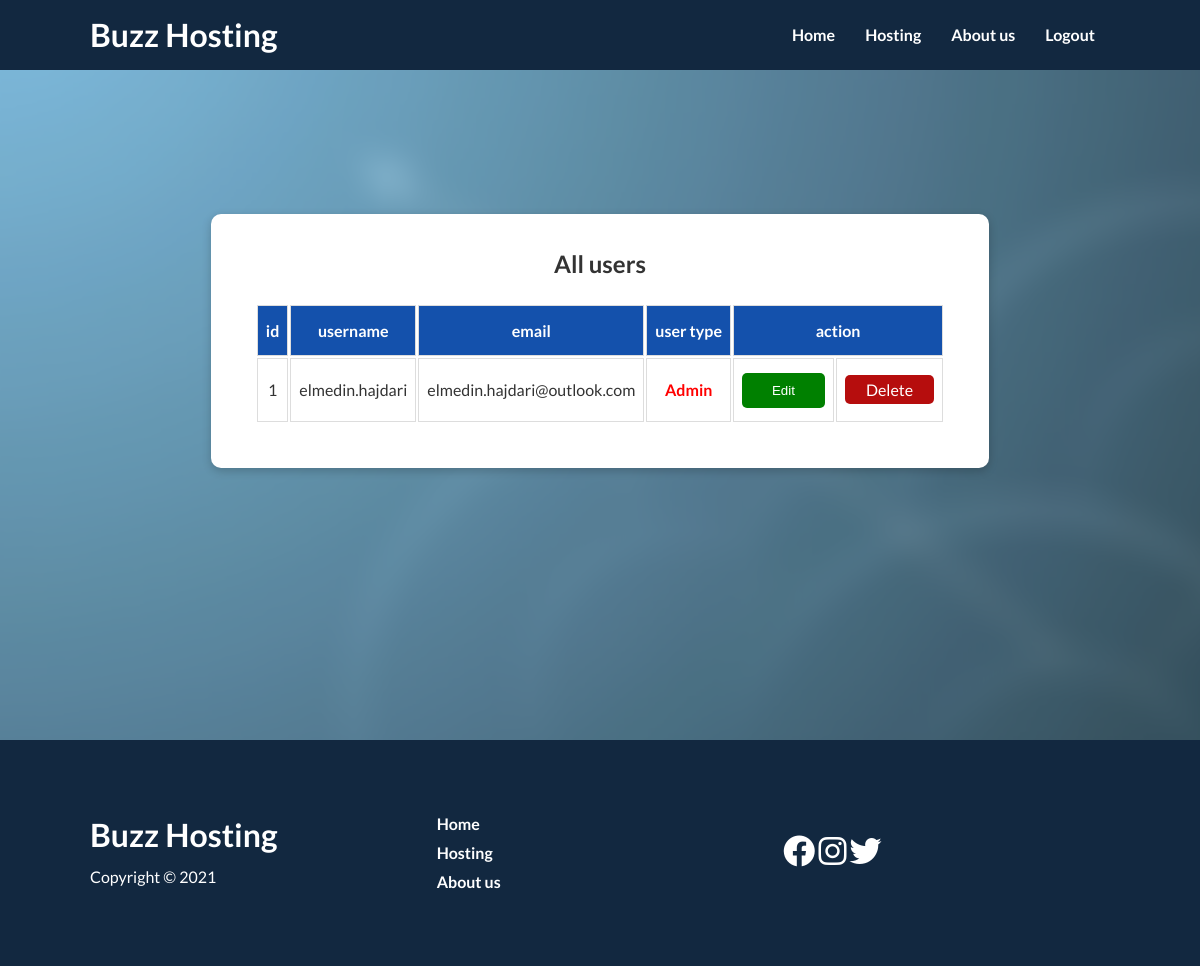
The app's page /adminpanel.php (signed in) with its own data.
### tables this page shows
CREATE TABLE `users` (
  `id` int(11) NOT NULL,
  `username` varchar(255) NOT NULL,
  `email` varchar(255) NOT NULL,
  `password` varchar(255) NOT NULL,
  `user_role` varchar(255) NOT NULL
);

### adminpanel.php (the view, shortened to what this page needs)
<?php
include('./include/server.php');
?>
<!DOCTYPE html>
<html lang="en">
<head>
    <link rel="stylesheet" href="https://cdnjs.cloudflare.com/ajax/libs/font-awesome/6.0.0-beta3/css/all.min.css" />
    <link rel="stylesheet" href="css/style.css">
    <link rel="stylesheet" href="css/utilities.css">
</head>
<body style="background-image: url('./images/apanel.png');">
    <?php include('./include/header.php')  ?>
    <div class="jobap py-5 my-5">
        <div class="card panel m-1 text-center ">
            <center class="my-1">
                <h2>All users </h2>
            </center>
            <table class="m-2 customers">
                <thead>
                    <th>id</th>
                    <th>username</th>
                    <th>email</th>
                    <th>user type</th>
                    <th colspan="2">action</th>
                </thead>
                <tbody>
                    <?php $reg_users = mysqli_query($db, "SELECT * FROM `users`") or die('query failed');
                    if (mysqli_num_rows($reg_users) > 0) {
                        while ($fetch_users = mysqli_fetch_assoc($reg_users)) { ?>
                            <tr>
                                <td><?php echo $fetch_users['id']; ?></td>
                                <td><?php echo $fetch_users['username']; ?></td>
                                <td><?php echo $fetch_users['email']; ?></td>
                                <td><?php
                                    if ($fetch_users['user_role'] == 'admin') {
                                    ?> <p class="colorred"><strong>Admin</strong></p> <?php
                                                                                    } else {
                                                                                        ?> <p><strong>User</strong></p> <?php
                                                                                    } ?>
                                <td>
                                    <form method="post" action="adminpanel.php">
                                        <input type="submit" class="btn btn-danger" value="Edit" name="edit_user" class="text-light">
                                    </form>
                                </td>
                                <td><a href="adminpanel.php?removeuser=<?php echo $fetch_users['id']; ?>" class="btn-delete" onclick="return confirm('remove user from database?');">Delete</a></td>
                            </tr>
                    <?php }
                    } ?>
                </tbody>
            </table>
        </div>
    </div>
    <div class="py-5"></div>
    <?php include('include/footer.php')  ?>
</body>
</html>

### css/style.css (style rules this page uses)
:root { --primary-color: rgb(18,40,64); --othercolor: rgb(231,90,47); --secondary-color: #1c3fa8; --dark-color: #002240; --light-color: #f4f4f4; }
* { box-sizing: border-box; padding: 0; margin: 0; }
body { font-family: 'Lato', sans-serif; color: #333; line-height: 1.6; }
a { text-decoration: none; color:#333; }
h1, h2, li { font-weight: 600; line-height: 1.2; margin: 10px 0; }
p { margin: 10px 0; }
.colorred { color: red; }
.panel th { position: relative; padding: 5px; }
.jobap { position: relative; display: flex; justify-content: center; }
.customers td, .customers th { border: 1px solid #ddd; padding: 8px; }
.customers th { padding-top: 12px; padding-bottom: 12px; text-align: left; background-color: #1451ac; color: white; }
.customers th { text-align: center; }

### css/utilities.css (style rules this page uses)
.card { background-color: #fff; color: #333; border-radius: 10px; box-shadow: 0 3px 10px rgba(0,0,0, 0.2); padding: 20px; margin: 10px; }
.btn { display: inline-block; padding: 10px 30px; cursor: pointer; background-color: green; color: #fff; border: none; border-radius: 5px; }
.btn-delete { padding: 5px 21px; cursor: pointer; background-color: rgb(182, 13, 13); color: #fff; border: none; border-radius: 5px; font-size: 16px; }
.text-center { text-align: center; }
.my-1 { margin: 1rem 0; }
.my-5 { margin: 4rem 0; }
.m-1 { margin: 1rem; }
.m-2 { margin: 1.5rem; }
.py-5 { padding: 4rem 0; }

### records on screen
users: id "1", username "elmedin.hajdari", email "elmedin.hajdari@outlook.com", user_role "Admin"
